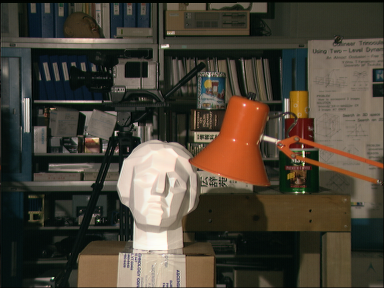
//> input picture src/left.png, 384 x 288 px
$ ./SADstereo   (built with g++ and OpenCV 4)
//> lines starting //> are read from the running program, lines starting //| are printed output that depends on the picture
### src/CalcTimer.hpp
#include <stdio.h>
#include <iostream>
#include <chrono>

//計算時間の測定関数をまとめたもの
#ifndef   CalcTimer_HPP
#define   CalcTimer_HPP

using namespace std;

class CalcTimer {
public:
	CalcTimer();
	~CalcTimer();
	double convertUnit(double data, std::string unit);
	void startTime();
	double getTime();

private:
	chrono::system_clock::time_point start;
	chrono::system_clock::time_point end;
};

CalcTimer::CalcTimer() {

}

CalcTimer::~CalcTimer() {

}

// [18 lines left out: functions convertUnit, startTime, getTime, not called in this run]


#endif

### src/Stereo.hpp
#include <stdio.h>
#include <iostream>
#include <math.h>
#include "CalcTimer.hpp"
#include "opencv2/opencv.hpp"

#ifndef Stereo_HPP
#define Stereo_HPP

CalcTimer timer_hpp;

using namespace std;

class Stereo {
public:
	Stereo();
	~Stereo();

	cv::Mat getDistanceMap(cv::Mat left, cv::Mat right, double *max, double *min);

	double getSimilarity(cv::Mat image1, cv::Point image1_point, cv::Mat image2, cv::Point image2_point, int size[]);
	cv::Point matchPoint(cv::Mat left, cv::Mat right, cv::Point target);
	double calcDistance(double xl, double xr);
	void getPointDistance();

private:
	int TEMP_H;
	int TEMP_W;
	double T;
	double f;


};

Stereo::Stereo() {

	this->TEMP_H = 3;
	this->TEMP_W = 3;
	this->T = 10;
	this->f = 7.5;

}

Stereo::~Stereo() {

}

double Stereo::getSimilarity(cv::Mat image1, cv::Point image1_point, cv::Mat image2, cv::Point image2_point, int size[]) {

	double sum = 0;

	for (int y = 0; y < size[0]; ++y) {
		for (int x = 0; x < size[1]; ++x) {

			sum += abs(image1.at<unsigned char>(image1_point.y + y, image1_point.x + x) - image2.at<unsigned char>(image2_point.y + y, image2_point.x + x));

		}

	}

	return sum;
}


cv::Point Stereo::matchPoint(cv::Mat left, cv::Mat right, cv::Point target) {

	cv::Point result;
	double sim_min = std::numeric_limits<double>::max();
	double sim;
	int x_min = -1;
	int size[] = {TEMP_H, TEMP_W};

	//将来的にはエピポーラ線も考慮する
	for (int x = 0; x <= target.x - ((TEMP_W - 1) / 2); x += 3) { //rightimage

		sim = this->getSimilarity(left, cv::Point(target.x - ((TEMP_W - 1) / 2), target.y - ((TEMP_H - 1) / 2)), right, cv::Point(x, target.y - ((TEMP_H - 1) / 2)), size);

		if (sim_min > sim) {
			sim_min = sim;
			x_min = x;
		}
	}

	result.x = x_min;
	result.y = target.y;

	return result;
}

double Stereo::calcDistance(double xl, double xr) {

	if (xl < xr) return -1;

	return f * T / (xl - xr);
}

cv::Mat Stereo::getDistanceMap(cv::Mat left, cv::Mat right, double *max, double *min) {

	cv::Mat map(left.size[0], left.size[1], CV_MAKETYPE(CV_64F, 1));
	cv::Point result;
	double result_distance;

	*max = 0;
	*min = std::numeric_limits<double>::max();

	for (int y = (TEMP_H - 1) / 2; y < left.size[0] - ((TEMP_H - 1) / 2); ++y) {

		//timer_hpp.startTime();

		for (int x = (TEMP_W - 1) / 2; x < left.size[1] - ((TEMP_W - 1) / 2); ++x) {

			result = this->matchPoint(left, right, cv::Point(x, y));

			if (result.x != -1) {

				result_distance = this->calcDistance(x, result.x);

				if (result_distance <= 10) {
					map.at<double>(y, x) = result_distance;
					if (*max < result_distance) *max = result_distance;
					if (*min > result_distance) *min = result_distance;
				}


			}

		}

		//printf("%f\n",timer_hpp.getTime() );

	}

	return map;
}

#endif

### src/SADstereo.cpp
#include <stdio.h>
#include <iostream>
#include "Stereo.hpp" //オリジナルヘッダーファイル

int main(int argc, char const *argv[]) {

	Stereo stereo;

	double min, max;

	cv::Mat left_gray, right_gray;
	cv::Mat result1, result2;

	cv::Mat imleft =  cv::imread("/home/migly/catkin_ws/src/stereo/src/left.png");
//> imleft is the input picture: 288 rows x 384 cols, CV_8UC3; mean B, G, R 55.3, 67.6, 74.7
	cv::Mat imright =  cv::imread("/home/migly/catkin_ws/src/stereo/src/right.png");
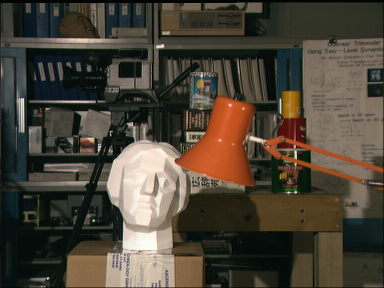
//> input picture src/right.png, 384 x 288 px
//> imright is the input picture: 288 rows x 384 cols, CV_8UC3; mean B, G, R 55.4, 67.9, 75.3

	//グレースケールに変換
	cvtColor(imleft, left_gray, CV_RGB2GRAY);
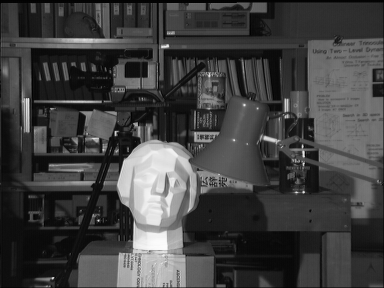
//> left_gray: 288 rows x 384 cols, CV_8UC1; min 0, max 252, mean 64.7
	cvtColor(imright, right_gray, CV_RGB2GRAY);
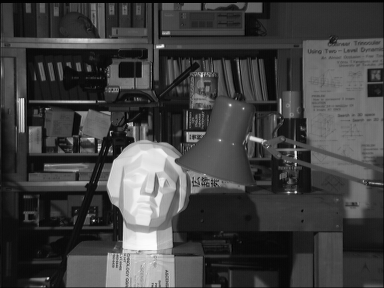
//> right_gray: 288 rows x 384 cols, CV_8UC1; min 0, max 253, mean 65

	result1 = stereo.getDistanceMap(left_gray, right_gray, &max, &min);
//> the loop in getDistanceMap, `for (int y = (TEMP_H - 1) / 2; y < left.size[0] - ((TEMP_H - 1) / 2); ..` made 286 passes
//> (result, result_distance) on passes 1 to 3: (Point(381, 1), 75), (Point(381, 2), 75), (Point(381, 3), 75)
//> after the loop in getDistanceMap, `for (int y = (TEMP_H - 1) / 2; y < left.size[0] - ((TEMP_H - 1) / 2); ..`:
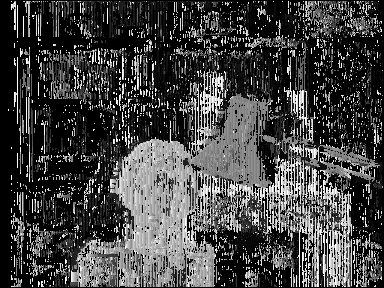
//> map: 288 rows x 384 cols, CV_64FC1; min 0, max 9.38, mean 2.48; drawn with min black and max white
//> after the loop in getDistanceMap, `for (int y = (TEMP_H - 1) / 2; y < left.size[0] - ((TEMP_H - 1) / 2); ..`: result = Point(381, 286); result_distance = 75
//> max = 9.38; min = 0.198

	result1.convertTo(result2, CV_8UC1, 255 / (max - min) , -255 * min / (max - min));

	cv::imshow("result", result2);

	cv::waitKey();

	return 0;
}
